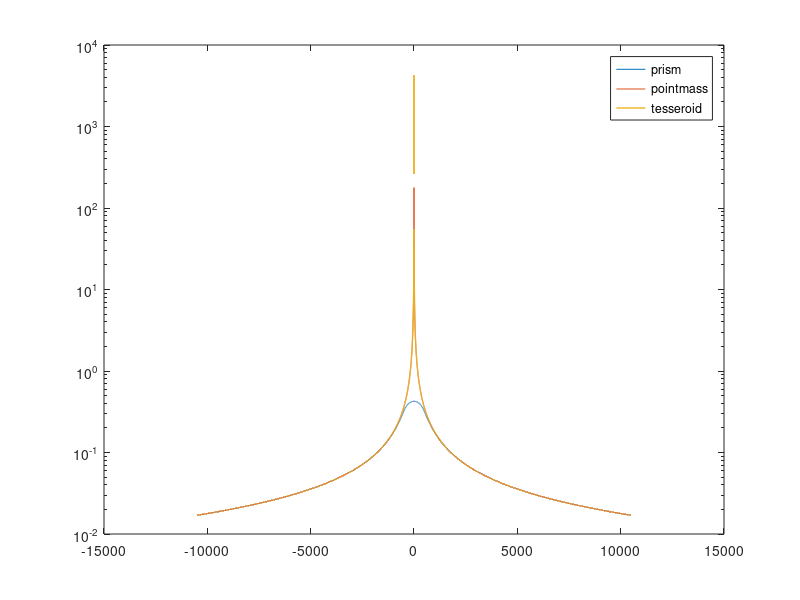

Here is the MATLAB script that generated this plot:
% potential of a prism
%
% status: 2022-11-14
%
clear all; close all; clc; format long g;

% general constants
G       = 6.6743*10^(-11);     % Newtons gravitational constant
density = 2670;                % Density of the shell
R = 6371000;

% size of the prism
% lower, left, front
xc(1) = -500
yc(1) = -500
zc(1) = -500
% uper, right,top
xc(2) = -xc(1)
yc(2) = -yc(1)
zc(2) = -zc(1)

% computation popint P
zP = [zc(1)-10000:1:zc(2)+10000];
nP = length(zP);
xP = ones(1,nP)*(xc(2)+xc(1))/2;
yP = ones(1,nP)*(yc(2)+yc(1))/2;





% Tesseroid
% Dimension of the Tesseroids
dr = zc(2)-zc(1)
dphi = (xc(2)-xc(1))/R
dlam = (yc(2)-yc(1))/R
% Square of the dimensions (Tesseroidformula)
dr2 = dr*dr;
dphi2 = dphi*dphi;
dlam2 = dlam*dlam;

% Coordinates of the geometrical center of the Tesseroid
r_0  = R;
phi_0 = 0;
lam_0 = 0;
sin_phi_0 = sin(phi_0);
cos_phi_0 = cos(phi_0);
sin_lam_0 = sin(lam_0);
cos_lam_0 = cos(lam_0);

r_02 = r_0*r_0;
sin_phi_02 = sin_phi_0*sin_phi_0;
konst1 = G*density*dr*dphi*dlam;

phi_P = 0;
lam_P = 0;
sin_phi_P = sin(phi_P);
cos_phi_P = cos(phi_P);
sin_lam_P = sin(lam_P);
cos_lam_P = cos(lam_P);

for n = 1:nP
    u(n) = 0;
    V(n) = 0;
    punktmasse(n)=0;
for i = 1:2
for j = 1:2
for k = 1:2
   vz = (-1)^(i+j+k);
   dx = xP(n)-xc(i);
   dy = yP(n)-yc(j);
   dz = zP(n)-zc(k);
   Wijk = sqrt( dx^2 + dy^2 + dz^2  );
   u(n) = u(n) - vz*(dx*dy*abs(log(dz+Wijk)) + dy*dz*abs(log(dx+Wijk)) + dx*dz*abs(log(dy+Wijk)) );
   if abs(dx) > 10^(-10)
       u(n) = u(n) + 0.5 * vz * dx^2 * atan(dy*dz/(dx*Wijk));
   end
   if abs(dy) > 10^(-10)
       u(n) = u(n) + 0.5 * vz *  dy^2 * atan(dz*dx/(dy*Wijk));
   end
   if abs(dz) > 10^(-10)
       u(n) = u(n) + 0.5 * vz *  dz^2 * atan(dy*dx/(dz*Wijk));
   end
end
end
end
u(n) = u(n)*G*density;


rp   = R + zP(n);
  rp2 = rp*rp;
  rPr0 = rp*r_0;
  rP2_r02 = rp2 + r_02;
  sin_dlam = sin_lam_0*cos_lam_P - cos_lam_0*sin_lam_P;
  cos_dlam = cos_lam_0*cos_lam_P + sin_lam_0*sin_lam_P;   

  % see Heck and Seitz (2007), equation (26) sphereical distance betwen P and Q
  cos_psi  = sin_phi_0*sin_phi_P + cos_phi_0*cos_phi_P*cos_dlam;
  sin_psi2 = (1-cos_psi*cos_psi);

  spPsp0 = sin_phi_P*sin_phi_0;
  cpPcp0 = cos_phi_P*cos_phi_0;

  % see Heck and Seitz (2007), equation (25) Euclidean distance betwen P and Q
  ell2 = (rP2_r02 - 2*rPr0*cos_psi);
  ell  = sqrt(ell2)
  ell5 = ell2*ell2*ell;

  % see Heck and Seitz (2007), equation (25) K_000
  K000 = r_02*cos_phi_0/ell
  
  % see Heck and Seitz (2007), equation (43) K_200
  K200 = (rp2*cos_phi_0/ell5)*(2*ell2 - 3*r_02*sin_psi2);

  % see Heck and Seitz (2007), equation (44) K_020
  K020 = (r_02/ell5)*(-cos_phi_0*rP2_r02*(rP2_r02 -...
          rPr0*spPsp0)+(rp2*r_02*cos_phi_0)*...
          (sin_phi_P*sin_phi_P*(3-sin_phi_02)-(cos_phi_P*cos_phi_P)*...
          (2-sin_phi_02)*cos_dlam*cos_dlam)+(rPr0*cos_phi_P)*...
          (3-sin_phi_02)*(rP2_r02 - 2*rPr0*spPsp0)*cos_dlam);
    
  % see Heck and Seitz (2007), equation (45) K_002
  K002 = -(rPr0*r_02*cpPcp0*cos_phi_0/ell5)*...
         (ell2*cos_dlam - 3*rPr0*cpPcp0*sin_dlam*sin_dlam);
   
  % see Heck and Seitz (2007), equation (24) Gravitationspotential V
  V(n) = konst1*(K000 + (K200*dr2 + K020*dphi2 + K002*dlam2)/24);

  punktmasse(n) = konst1*K000;

diff(n) = abs(u(n)-V(n));
end


figure
semilogy(zP,u, zP,punktmasse, zP,V,  'LineWidth',1)
legend( 'prism', 'pointmass', 'tesseroid' )

